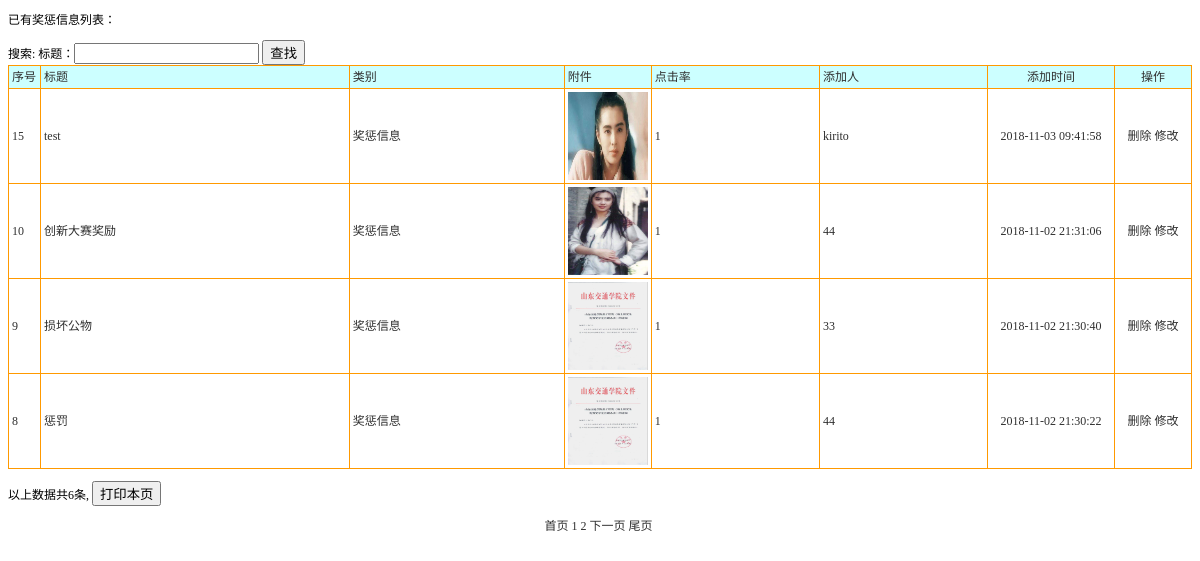
Screenshot of /xinwentongzhi_list.php?lb=奖惩信息 (signed in) with the database file from the repository.
### tables this page shows
CREATE TABLE `xinwentongzhi` (
  `id` int(11) NOT NULL AUTO_INCREMENT,
  `biaoti` varchar(500) DEFAULT NULL,
  `leibie` varchar(50) DEFAULT NULL,
  `neirong` text,
  `tianjiaren` varchar(50) DEFAULT NULL,
  `addtime` timestamp NULL DEFAULT CURRENT_TIMESTAMP,
  `shouyetupian` varchar(50) DEFAULT NULL,
  `dianjilv` int(11) DEFAULT '1',
  `s1` varchar(50) DEFAULT NULL,
  `s2` varchar(50) DEFAULT NULL,
  PRIMARY KEY (`id`)
);

### ConnectDb.php (called while the page is built)
<?php
class ConnectDb{
    public function Connect($sql){
    $dbms='mysql';
    $dbname='system';
    $user='root';
    $password="";
    $host="localhost";
    $dsn="$dbms:host=$host;dbname=$dbname";
    $pdo=new PDO($dsn,$user,$password);
    $pdo->exec("SET NAMES 'utf8';");
    $result=$pdo->prepare($sql);
    $result->execute();
    return $result;
      }
	}
?>

### xinwentongzhi_list.php (the view, shortened to what this page needs)
<?php
include_once 'ConnectDb.php';
$lb=@$_GET["lb"];
?>
<!DOCTYPE html PUBLIC "-//W3C//DTD XHTML 1.0 Transitional//EN" "http://www.w3.org/TR/xhtml1/DTD/xhtml1-transitional.dtd">
<html xmlns="http://www.w3.org/1999/xhtml">
<head>
<link rel="stylesheet" href="css.css" type="text/css">
</head>
<body>
<p>已有<?php echo $lb;?>列表：</p>
<form id="form1" name="form1" method="post" action="">
  搜索: 标题：<input name="biaoti" type="text" id="biaoti" />
  <input type="submit" name="Submit" value="查找" />
</form>
<table width="100%" border="1" align="center" cellpadding="3" cellspacing="1" bordercolor="#FF9900" style="border-collapse:collapse">
  <tr>
    <td width="25" bgcolor="#CCFFFF">序号</td>
    <td bgcolor='#CCFFFF'>标题</td><td bgcolor='#CCFFFF'>类别</td><td bgcolor='#CCFFFF'>附件</td><td bgcolor='#CCFFFF'>点击率</td><td bgcolor='#CCFFFF'>添加人</td>
    <td width="120" align="center" bgcolor="#CCFFFF">添加时间</td>
    <td width="70" align="center" bgcolor="#CCFFFF">操作</td>
  </tr>
  <?php
    $sql="select * from xinwentongzhi where leibie='".$lb."'";
if($lb!=""){
	$sql=$sql." and leibie='$lb'";
 }
  $sql=$sql." order by id desc";
  $con = new ConnectDb();
  $result=$con->Connect($sql);
  $res=$result->fetch(PDO::FETCH_ASSOC);
 if($res['id']){
  @$page=$_GET['page'];
  if(@$page==""){
    $page=1;
  }
  if(@$page!=""){
    $page_size=4;
    $sql1="select count(*) as total  from xinwentongzhi where leibie='$lb'";
    $result1=$con->Connect($sql1);
    $res1=$result1->fetch(PDO::FETCH_ASSOC);
    $count=$res1['total'];
    $page_count=ceil($count/$page_size);
    $offset=($page-1)*$page_size;
    $sql2=$sql." limit $offset,$page_size";
    $con2=new ConnectDb();
    $result2 =$con2->Connect($sql2);
  }
  while($res2=$result2->fetch(PDO::FETCH_ASSOC)){
  ?>
  <tr>
    <td width="25"><?php
	echo $res2['id'];
?></td>
    <td><?php echo $res2['biaoti'];?></td><td><?php echo $res2['leibie'];?></td><td width='80'>
	<?php if( $res2['shouyetupian']==null)
	{
	?>
	<img src='uploadfile/timg.jpg' width='80' height='88' border='0'>
	<?php
	}else{
	?>
	<a href="<?php echo $res2['shouyetupian']; ?>" target='_blank'>
	<img src='<?php echo $res2['shouyetupian']; ?>' width='80' height='88' border='0'></a>
	<?php
	}
	?>
	</td><td><?php echo $res2['dianjilv'];?></td><td><?php echo $res2['tianjiaren'];?></td>
    <td width="120" align="center"><?php
echo $res2['addtime'];
?></td>
    <td width="70" align="center"><a href="del.php?id=<?php
		echo $res2['id'];?>&tablename=xinwentongzhi" onclick="return confirm('真的要删除？')">删除</a> <a href="xinwentongzhi_updt.php?id=<?php echo $res2['id'];?>">修改</a></td>
  </tr>
  	<?php
	}
?>
</table>
<p>以上数据共<?php
		echo $count;
	?>条,
  <input type="button" name="Submit2" onclick="javascript:window.print();" value="打印本页" />
</p>
<p align="center"> <?php echo "<a href='xinwentongzhi_list.php?page=1&lb=$lb'>首页</a>&nbsp";
     for($i=1;$i<=$page_count;$i++){
        echo "<a id='$i' href='xinwentongzhi_list.php?page=$i&lb=$lb'>$i</a>&nbsp";
     }
     if($page<$page_count){
       $back=$page+1;
      echo "<a href='xinwentongzhi_list.php?page=$back&lb=$lb'>下一页</a>&nbsp";
     }
     echo "<a href='xinwentongzhi_list.php?page=$page_count&lb=$lb'>尾页</a>&nbsp";}
     ?>
     </p>
<p>&nbsp; </p>
</body>
</html>

### css.css (style rules this page uses)
A:link { color: #2f2f2f; text-decoration: none; }
td { font-family:"宋体"; font-size: 12px; color: #2f2f2f; line-height: 16px; }

### rows the page displays
xinwentongzhi: id "15", biaoti "test", leibie "奖惩信息", shouyetupian (picture), dianjilv "1", tianjiaren "kirito", addtime "2018-11-03 09:41:58"
xinwentongzhi: id "10", biaoti "创新大赛奖励", leibie "奖惩信息", shouyetupian (picture), dianjilv "1", tianjiaren "44", addtime "2018-11-02 21:31:06"
xinwentongzhi: id "9", biaoti "损坏公物", leibie "奖惩信息", dianjilv "1", tianjiaren "33", addtime "2018-11-02 21:30:40"
xinwentongzhi: id "8", biaoti "惩罚", leibie "奖惩信息", dianjilv "1", tianjiaren "44", addtime "2018-11-02 21:30:22"

### other values shown
$lb "奖惩信息"
$count "6"
